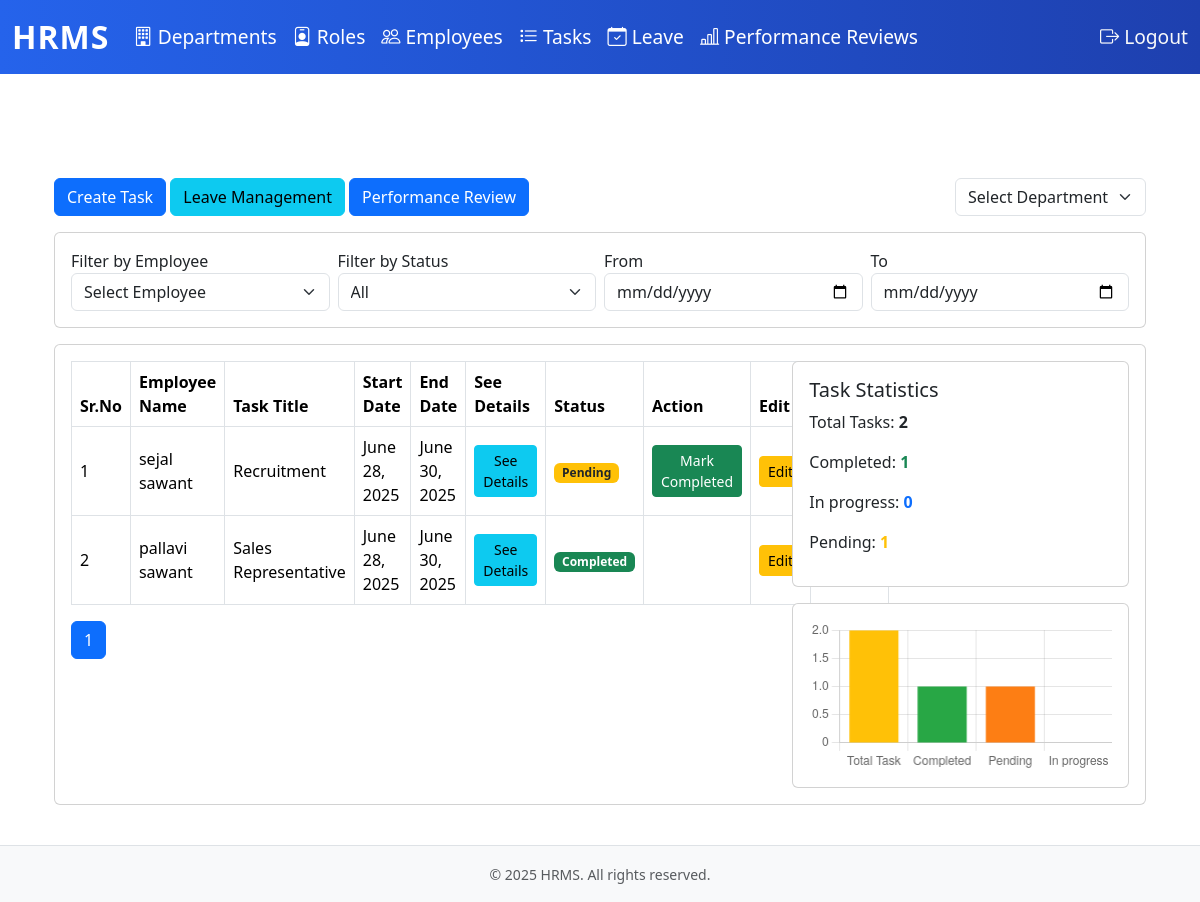
The app's page /tasks/ (signed in) with its own data.
### hrm_app/models.py (models this page shows, shortened)
class TaskAssignment(models.Model):
    assignment_id = models.AutoField(primary_key=True)
    task = models.ForeignKey(Task, on_delete=models.CASCADE, related_name='assignments')
    employee = models.ForeignKey(User, on_delete=models.CASCADE, related_name='task_assignments')
    assigned_by = models.ForeignKey(User, on_delete=models.SET_NULL, null=True, related_name='assigned_tasks')
    assigned_date = models.DateTimeField(default=timezone.now)
    status = models.CharField(max_length=20, choices=[('Pending', 'Pending'), ('In progress', 'In progress'), ('Completed', 'Completed')], default='Pending')
    completed_at = models.DateTimeField(null=True, blank=True)

class User(AbstractUser):
    first_name = models.CharField(max_length=100)
    last_name = models.CharField(max_length=100)
    username = models.CharField(max_length=100, unique=True)
    email = models.CharField(max_length=100, unique=True)
    mobile = models.CharField(max_length=100)
    dept = models.ForeignKey(Department, on_delete=models.SET_NULL, null=True, related_name='employees')
    role = models.ForeignKey(Role, on_delete=models.SET_NULL, null=True, related_name='employees')
    reporting_manager = models.ForeignKey('self', on_delete=models.SET_NULL, null=True, blank=True, related_name='subordinates')
    date_of_joining = models.DateField(null=True, blank=True)
    created_at = models.DateTimeField(default=timezone.now)
    updated_at = models.DateTimeField(auto_now=True)
    status = models.BooleanField(default=True)  # True = Active, False = Inactive (soft delete)
    is_employee = models.BooleanField(default=False)  # To distinguish between admin and employee
    email_verified = models.BooleanField(default=False)  # For email verification
    otp = models.CharField(max_length=6, null=True, blank=True)  # For OTP verification
    otp_created_at = models.DateTimeField(null=True, blank=True)  # OTP expiry tracking

class Task(models.Model):
    task_id = models.AutoField(primary_key=True)
    task_title = models.CharField(max_length=100)
    task_description = models.CharField(max_length=300)
    task_priority = models.CharField(max_length=20, choices=[('High', 'High'), ('Medium', 'Medium'), ('Low', 'Low')])
    start_date = models.DateField()
    end_date = models.DateField()
    task_type = models.CharField(max_length=50, choices=[('Individual', 'Individual'), ('Team', 'Team')])
    created_at = models.DateTimeField(default=timezone.now)
    updated_at = models.DateTimeField(auto_now=True)

### hrm_app/views.py (the view)
# urls.py: path('tasks/', views.task_dashboard, name='task_dashboard'),
@login_required
def task_dashboard(request):
    tasks = TaskAssignment.objects.select_related('task', 'employee').all()
    employee_id = request.GET.get('employee')
    if employee_id:
        tasks = tasks.filter(employee_id=employee_id)
    status = request.GET.get('status')
    if status:
        tasks = tasks.filter(status=status)
    from_date = request.GET.get('from_date')
    to_date = request.GET.get('to_date')
    if from_date:
        tasks = tasks.filter(task__start_date__gte=from_date)
    if to_date:
        tasks = tasks.filter(task__end_date__lte=to_date)
    dept = request.GET.get('department')
    if dept:
        tasks = tasks.filter(employee__dept__name=dept)
    paginator = Paginator(tasks, 10)
    page_number = request.GET.get('page')
    page_obj = paginator.get_page(page_number)
    total = tasks.count()
    completed = tasks.filter(status='Completed').count()
    in_progress = tasks.filter(status='In progress').count()
    pending = tasks.filter(status='Pending').count()
    employees = User.objects.filter(is_employee=True, status=True)
    departments = Department.objects.all()
    return render(request, 'hrm_app/task_dashboard.html', {
        'page_obj': page_obj,
        'employees': employees,
        'departments': departments,
        'total': total,
        'completed': completed,
        'in_progress': in_progress,
        'pending': pending,
    })

### hrm_app/templates/hrm_app/task_dashboard.html (shortened to what this page needs)
{% extends 'hrm_app/base.html' %}
{% block content %}
<div class="container py-4">
    <div class="d-flex justify-content-between align-items-center mb-3">
        <div>
            <a href="{% url 'task_create' %}" class="btn btn-primary">Create Task</a>
            <a href="#" class="btn btn-info">Leave Management</a>
            <a href="{% url 'review_dashboard' %}" class="btn btn-primary">Performance Review</a>
        </div>
        <div>
            <form method="get" class="d-inline">
                <select name="department" class="form-select d-inline w-auto" onchange="this.form.submit()">
                    <option value="">Select Department</option>
                </select>
            </form>
        </div>
    </div>
    <div class="card p-3 mb-3">
        <form method="get" class="row g-2 align-items-end" id="filterForm">
            <div class="col-md-3">
                <label>Filter by Employee</label>
                <select name="employee" class="form-select" onchange="document.getElementById('filterForm').submit();">
                    <option value="">Select Employee</option>
                </select>
            </div>
            <div class="col-md-3">
                <label>Filter by Status</label>
                <select name="status" class="form-select" onchange="document.getElementById('filterForm').submit();">
                    <option value="">All</option>
                </select>
            </div>
            <div class="col-md-3">
                <label>From</label>
                <input type="date" name="from_date" class="form-control" value="{{ request.GET.from_date }}" onchange="document.getElementById('filterForm').submit();">
            </div>
            <div class="col-md-3">
                <label>To</label>
                <input type="date" name="to_date" class="form-control" value="{{ request.GET.to_date }}" onchange="document.getElementById('filterForm').submit();">
            </div>
        </form>
    </div>
    <div class="card p-3 mb-3">
        <div class="row">
            <div class="col-md-8">
                <table class="table table-bordered align-middle">
                    <thead>
                        <tr>
                            <th>Sr.No</th>
                            <th>Employee Name</th>
                            <th>Task Title</th>
                            <th>Start Date</th>
                            <th>End Date</th>
                            <th>See Details</th>
                            <th>Status</th>
                            <th>Action</th>
                            <th>Edit</th>
                            <th>Delete</th>
                        </tr>
                    </thead>
                    <tbody>
                        {% for assignment in page_obj %}
                        <tr>
                            <td>{{ forloop.counter }}</td>
                            <td>{{ assignment.employee.first_name }} {{ assignment.employee.last_name }}</td>
                            <td>{{ assignment.task.task_title }}</td>
                            <td>{{ assignment.task.start_date }}</td>
                            <td>{{ assignment.task.end_date }}</td>
                            <td><a href="{% url 'task_detail' assignment.pk %}" class="btn btn-info btn-sm">See Details</a></td>
                            <td>
                                {% if assignment.status == 'Pending' %}
                                    <span class="badge bg-warning text-dark">Pending</span>
                                {% elif assignment.status == 'Completed' %}
                                    <span class="badge bg-success">Completed</span>
                                {% else %}
                                    <span class="badge bg-primary">In Progress</span>
                                {% endif %}
                            </td>
                            <td>
                                {% if assignment.status != 'Completed' %}
                                    <a href="{% url 'task_update' assignment.pk %}" class="btn btn-success btn-sm">Mark Completed</a>
                                {% endif %}
                            </td>
                            <td><a href="{% url 'task_update' assignment.pk %}" class="btn btn-warning btn-sm">Edit</a></td>
                            <td><a href="{% url 'task_delete' assignment.pk %}" class="btn btn-danger btn-sm">Delete</a></td>
                        </tr>
                        {% empty %}
                        <tr><td colspan="10" class="text-center">No tasks found.</td></tr>
                        {% endfor %}
                    </tbody>
                </table>
                <nav>
                    <ul class="pagination">
                        <li class="page-item active"><span class="page-link">{{ page_obj.number }}</span></li>
                    </ul>
                </nav>
            </div>
            <div class="col-md-4">
                <div class="card mb-3">
                    <div class="card-body">
                        <h5>Task Statistics</h5>
                        <p>Total Tasks: <b>{{ total }}</b></p>
                        <p>Completed: <span class="text-success fw-bold">{{ completed }}</span></p>
                        <p>In progress: <span class="text-primary fw-bold">{{ in_progress }}</span></p>
                        <p>Pending: <span class="text-warning fw-bold">{{ pending }}</span></p>
                    </div>
                </div>
                <div class="card">
                    <div class="card-body">
                        <canvas id="taskChart"></canvas>
                    </div>
                </div>
            </div>
        </div>
    </div>
</div>
<script>
    var ctx = document.getElementById('taskChart').getContext('2d');
    var taskChart = new Chart(ctx, {
        type: 'bar',
        data: {
            labels: ['Total Task', 'Completed', 'Pending', 'In progress'],
            datasets: [{
                label: 'Task Statistics',
                data: [{{ total }}, {{ completed }}, {{ pending }}, {{ in_progress }}],
                backgroundColor: [
                    '#ffc107', '#28a745', '#fd7e14', '#0d6efd'
                ]
            }]
        },
        options: {
            responsive: true,
            plugins: {
                legend: { display: false }
            }
        }
    });
</script>
{% endblock %}

### hrm_app/templates/hrm_app/base.html (style rules this page uses)
html, body { height: 100%; }
body { display: flex; flex-direction: column; min-height: 100vh; }

### records on screen
TaskAssignment: employee.first_name "sejal", employee.last_name "sawant", task.task_title "Recruitment", task.start_date "June 28, 2025", task.end_date "June 30, 2025", status "Pending"
TaskAssignment: employee.first_name "pallavi", employee.last_name "sawant", task.task_title "Sales Representative", task.start_date "June 28, 2025", task.end_date "June 30, 2025", status "Completed"

### other values on screen
{{ page_obj.number }} "1"
{{ total }} "2"
{{ completed }} "1"
{{ in_progress }} "0"
{{ pending }} "1"
chart data {{ total }} 2
chart data {{ completed }} 1
chart data {{ pending }} 1
chart data {{ in_progress }} 0
